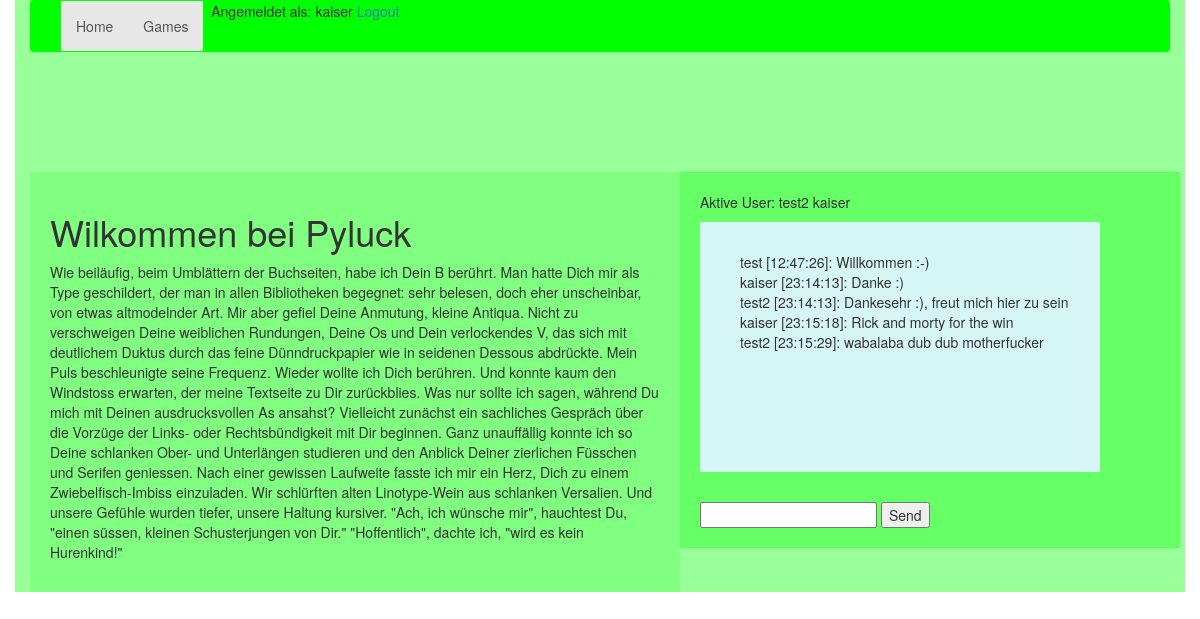
The app's page / (signed in) with its own data.
### lucky/database.py (models this page shows, shortened)
class user(db.Model, UserMixin):
    id = db.Column(db.Integer, primary_key=True)
    username = db.Column(db.String(80), unique=True)
    email = db.Column(db.String(120), unique=True)
    password = db.Column(db.String(120))
    money = db.Column(db.Integer, default=5000)
    logged_in = db.Column(db.Integer, default=0)

class chat(db.Model):
    id = db.Column(db.Integer, primary_key=True)
    user_id= db.Column(db.Integer, db.ForeignKey('user.id'))
    message = db.Column(db.String(500))
    timestamp = db.Column(db.String(10), index=True)
    datestamp = db.Column(db.String(10), index=True)

### lucky/routes.py (the view)
@app.route('/')
def main():
    return(render_template('index.html',messages=chat.query.all(), user=user.query.all()))

### lucky/functions.py (called while the page is built)
@login_manager.user_loader
def user_loader(id):
    return user.query.get(int(id))

### lucky/templates/index.html
{% extends "base.html" %}
{% block content %}
     <h1>Wilkommen bei Pyluck</h1>
     <p>Wie beiläufig, beim Umblättern der Buchseiten, habe ich Dein B berührt. Man hatte Dich mir als Type geschildert, der man in allen Bibliotheken begegnet: sehr belesen, doch eher unscheinbar, von etwas altmodelnder Art. Mir aber gefiel Deine Anmutung, kleine Antiqua. Nicht zu verschweigen Deine weiblichen Rundungen, Deine Os und Dein verlockendes V, das sich mit deutlichem Duktus durch das feine Dünndruckpapier wie in seidenen Dessous abdrückte. Mein Puls beschleunigte seine Frequenz. Wieder wollte ich Dich berühren. Und konnte kaum den Windstoss erwarten, der meine Textseite zu Dir zurückblies. Was nur sollte ich sagen, während Du mich mit Deinen ausdrucksvollen As ansahst? Vielleicht zunächst ein sachliches Gespräch über die Vorzüge der Links- oder Rechtsbündigkeit mit Dir beginnen. Ganz unauffällig konnte ich so Deine schlanken Ober- und Unterlängen studieren und den Anblick Deiner zierlichen Füsschen und Serifen geniessen. Nach einer gewissen Laufweite fasste ich mir ein Herz, Dich zu einem Zwiebelfisch-Imbiss einzuladen. Wir schlürften alten Linotype-Wein aus schlanken Versalien. Und unsere Gefühle wurden tiefer, unsere Haltung kursiver. "Ach, ich wünsche mir", hauchtest Du, "einen süssen, kleinen Schusterjungen von Dir." "Hoffentlich", dachte ich, "wird es kein Hurenkind!"</p>
{% endblock %}

### lucky/templates/base.html (shortened to what this page needs)
<!DOCTYPE html>
<html>
 <head>
	<link href="static/bootstrap.css" rel="stylesheet" media="screen">
 </head>
 <body>
    <div class="container">
     <nav class="navbar navbar-default">
  <div class="container-fluid">
    <div class="collapse navbar-collapse" id="bs-example-navbar-collapse-1">
      <ul class="nav navbar-nav">
        <li class="active"><a href="/">Home <span class="sr-only">(current)</span></a></li>
        <li class="active"><a href="/games">Games <span class="sr-only">(current)</span></a></li>
        <li class="active">          	 {% if current_user.is_authenticated %}
		         <p>&nbsp Angemeldet als: {{ current_user.username }}&nbsp</p></li>
		<li class="active"><p><a href="{{ url_for('.logout') }}">Logout</a></p>
		            {% else %}
		         <p><a href="{{ url_for('.login') }}">Login</a></p>
		         <p><a href="{{ url_for('.register') }}">Registrierung</a></p>
	                {% endif %}</li>
      </ul>
    </div>
  </div>
</nav>
	<div class="content">
	 {% block content %}	{% endblock %}
</div>
		<div class="chat_out">
			<p>Aktive User: {% for active in user %}
    		{% if active.logged_in == 1 %}
        	{{ active.username }}
    		{% endif %}
{% endfor %}</p>
            <div class="chat_in">
            <ul id="messages" style="list-style:none;">
		        {% for msg in messages %}
		 	    <li>{% for id in user %}{% if msg.user_id == id.id %}{{ id.username }} {% endif %}{% endfor %}
					[{{ msg.timestamp }}]: {{ msg.message }}</li>
		        {% endfor %}
	        </ul>
            </div>
        	{% if current_user.is_authenticated %}
	 <input type="text" id="myMessage">
	 <button id="sendbutton">Send</button>
 	{% endif %}
             </div>
     	</div>
 </body>
</html>

### records on screen
user: username "kaiser"
user: username "test2"
chat: timestamp "12:47:26", message "Willkommen :-)"
user: username "test"
chat: timestamp "23:14:13", message "Danke :)"
chat: timestamp "23:14:13", message "Dankesehr :), freut mich hier zu sein"
chat: timestamp "23:15:18", message "Rick and morty for the win"
chat: timestamp "23:15:29", message "wabalaba dub dub motherfucker"
